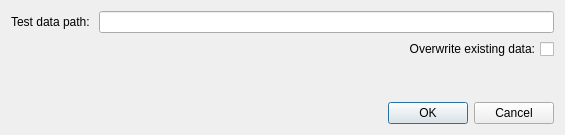
<?xml version="1.0" encoding="UTF-8"?>
<ui version="4.0">
 <class>TestDataPicker</class>
 <widget class="QDialog" name="TestDataPicker">
  <property name="geometry">
   <rect>
    <x>0</x>
    <y>0</y>
    <width>565</width>
    <height>135</height>
   </rect>
  </property>
  <property name="sizePolicy">
   <sizepolicy hsizetype="MinimumExpanding" vsizetype="Fixed">
    <horstretch>0</horstretch>
    <verstretch>0</verstretch>
   </sizepolicy>
  </property>
  <property name="minimumSize">
   <size>
    <width>0</width>
    <height>135</height>
   </size>
  </property>
  <property name="maximumSize">
   <size>
    <width>16777215</width>
    <height>135</height>
   </size>
  </property>
  <property name="windowTitle">
   <string>Load Test Data</string>
  </property>
  <layout class="QVBoxLayout" name="verticalLayout">
   <item>
    <layout class="QGridLayout" name="gridLayout">
     <property name="sizeConstraint">
      <enum>QLayout::SizeConstraint::SetFixedSize</enum>
     </property>
     <item row="0" column="0">
      <widget class="QLabel" name="label">
       <property name="sizePolicy">
        <sizepolicy hsizetype="Preferred" vsizetype="Fixed">
         <horstretch>0</horstretch>
         <verstretch>0</verstretch>
        </sizepolicy>
       </property>
       <property name="layoutDirection">
        <enum>Qt::LayoutDirection::LeftToRight</enum>
       </property>
       <property name="styleSheet">
        <string notr="true"/>
       </property>
       <property name="text">
        <string>Test data path: </string>
       </property>
       <property name="textFormat">
        <enum>Qt::TextFormat::PlainText</enum>
       </property>
       <property name="scaledContents">
        <bool>false</bool>
       </property>
       <property name="alignment">
        <set>Qt::AlignmentFlag::AlignLeading|Qt::AlignmentFlag::AlignLeft|Qt::AlignmentFlag::AlignVCenter</set>
       </property>
      </widget>
     </item>
     <item row="0" column="1">
      <widget class="QLineEdit" name="pathLineEdit">
       <property name="alignment">
        <set>Qt::AlignmentFlag::AlignRight|Qt::AlignmentFlag::AlignTrailing|Qt::AlignmentFlag::AlignVCenter</set>
       </property>
      </widget>
     </item>
     <item row="1" column="0" colspan="2">
      <widget class="QCheckBox" name="overwriteBox">
       <property name="layoutDirection">
        <enum>Qt::LayoutDirection::RightToLeft</enum>
       </property>
       <property name="text">
        <string>Overwrite existing data:</string>
       </property>
      </widget>
     </item>
    </layout>
   </item>
   <item>
    <spacer name="verticalSpacer">
     <property name="orientation">
      <enum>Qt::Orientation::Vertical</enum>
     </property>
     <property name="sizeType">
      <enum>QSizePolicy::Policy::Expanding</enum>
     </property>
     <property name="sizeHint" stdset="0">
      <size>
       <width>10</width>
       <height>5</height>
      </size>
     </property>
    </spacer>
   </item>
   <item>
    <widget class="QDialogButtonBox" name="buttonBox">
     <property name="orientation">
      <enum>Qt::Orientation::Horizontal</enum>
     </property>
     <property name="standardButtons">
      <set>QDialogButtonBox::StandardButton::Cancel|QDialogButtonBox::StandardButton::Ok</set>
     </property>
    </widget>
   </item>
  </layout>
 </widget>
 <resources/>
 <connections>
  <connection>
   <sender>buttonBox</sender>
   <signal>accepted()</signal>
   <receiver>TestDataPicker</receiver>
   <slot>accept()</slot>
   <hints>
    <hint type="sourcelabel">
     <x>248</x>
     <y>254</y>
    </hint>
    <hint type="destinationlabel">
     <x>157</x>
     <y>274</y>
    </hint>
   </hints>
  </connection>
  <connection>
   <sender>buttonBox</sender>
   <signal>rejected()</signal>
   <receiver>TestDataPicker</receiver>
   <slot>reject()</slot>
   <hints>
    <hint type="sourcelabel">
     <x>316</x>
     <y>260</y>
    </hint>
    <hint type="destinationlabel">
     <x>286</x>
     <y>274</y>
    </hint>
   </hints>
  </connection>
 </connections>
</ui>
